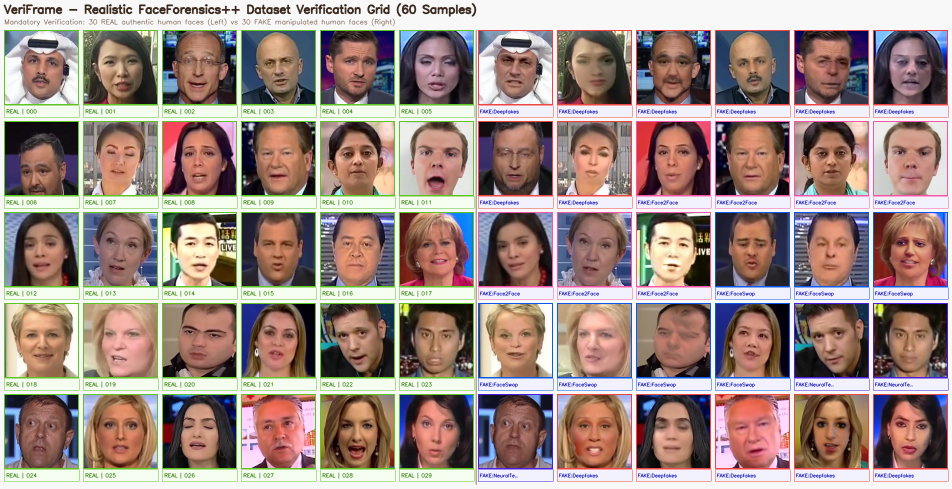
#> input picture data/dataset_verification_grid.png, 1904 x 978 px (shown at 1/2 size)
$ python -i face_extraction.py   (imports and definitions only)
#> lines starting #> are read from the running program, lines starting #| are printed output that depends on the picture
#> further down, picture is the input picture: shape (978, 1904, 3); mean B, G, R 133.8, 139.3, 159
"""
Face Detection and Extraction Module
====================================
Detects and crops facial regions from video frames using OpenCV.

Features:
- Offline OpenCV Haar-Cascade detector (guaranteed available).
- Configurable bounding box padding to capture facial boundaries.
- Graceful handling of frames with 0 faces or multiple faces.
- Preservation of original video IDs, frame indices and class labels.
- Logging and tracking of extraction statistics and failures.
"""

import logging
from dataclasses import dataclass
from pathlib import Path
from typing import List, Optional, Tuple

import cv2
import numpy as np

from src.config import (
    FACE_MIN_SIZE,
    FACE_PADDING_RATIO,
    IMAGE_SIZE,
)

logger = logging.getLogger(__name__)


@dataclass
class FaceCropResult:
    """Stores the result of a face detection attempt."""

    success: bool
    face_image: Optional[np.ndarray] = None
    bbox: Optional[Tuple[int, int, int, int]] = None  # (x, y, w, h)
    confidence: float = 1.0
    error_reason: Optional[str] = None


class FaceExtractor:
    """Detects, crops and saves facial regions from video frames."""

    def __init__(
        self,
        padding_ratio: float = FACE_PADDING_RATIO,
        min_size: Tuple[int, int] = FACE_MIN_SIZE,
        cascade_path: Optional[str] = None,
    ):
        self.padding_ratio = padding_ratio
        self.min_size = min_size

        # Load OpenCV's built-in frontal face Haar Cascade
        if cascade_path is None:
            cascade_path = cv2.data.haarcascades + "haarcascade_frontalface_default.xml"

        self.face_cascade = cv2.CascadeClassifier(cascade_path)
        if self.face_cascade.empty():
            logger.error("Failed to load Haar Cascade from: %s", cascade_path)
            raise RuntimeError(f"Could not load face cascade from {cascade_path}")

    def detect_faces(self, frame: np.ndarray) -> List[Tuple[int, int, int, int]]:
        """
        Detect face bounding boxes in a single frame.
        Returns a list of (x, y, w, h) bounding boxes.
        """
        if frame is None or frame.size == 0:
            return []

        # Convert to grayscale for Haar detection
        if len(frame.shape) == 3 and frame.shape[2] == 3:
            gray = cv2.cvtColor(frame, cv2.COLOR_BGR2GRAY)
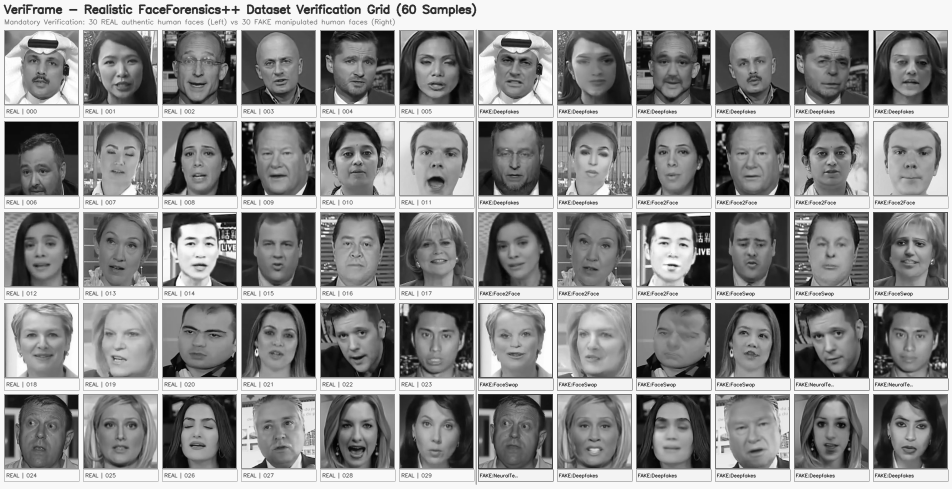
#> gray: shape (978, 1904) (shown at 1/2 size); min 0, max 255, mean 144.6
        else:
            gray = frame

        # Equalize histogram for contrast enhancement
        gray = cv2.equalizeHist(gray)
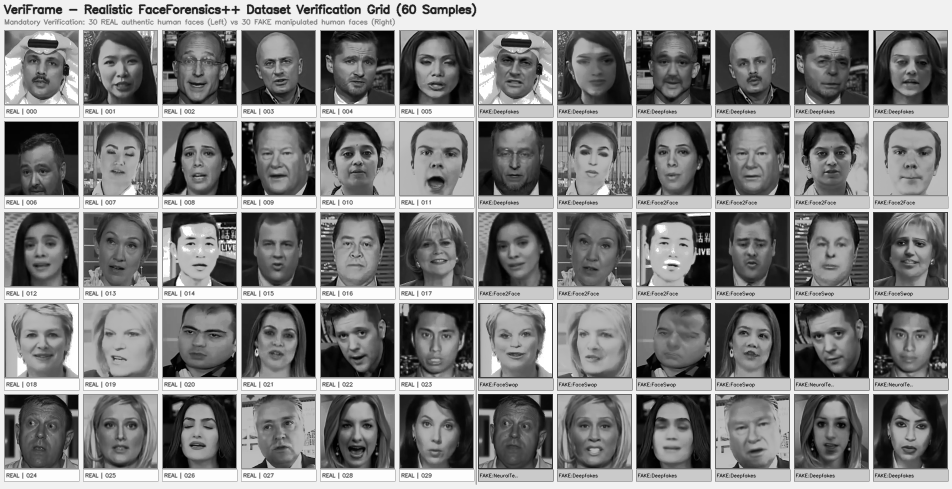
#> gray: shape (978, 1904) (shown at 1/2 size); min 0, max 255, mean 131.3

        faces = self.face_cascade.detectMultiScale(
            gray,
            scaleFactor=1.1,
            minNeighbors=5,
            minSize=self.min_size,
            flags=cv2.CASCADE_SCALE_IMAGE,
        )
#> faces = 59 rows, first 6: [505, 84, 104, 104], [1614, 84, 102, 102], [818, 81, 109, 109], [1452, 84, 104, 104], [1293, 263, 106, 106], [500, 263, 109, 109]

        return [tuple(map(int, box)) for box in faces]

    # [96 lines left out: functions crop_face_with_padding, extract_face, extract_and_save, not called in this run]

>>> import cv2
>>> picture = cv2.imread('../data/dataset_verification_grid.png')
>>> result = FaceExtractor().detect_faces(picture)
#> result = 59 items, first 6: (505, 84, 104, 104), (1614, 84, 102, 102), (818, 81, 109, 109), (1452, 84, 104, 104), (1293, 263, 106, 106), (500, 263, 109, 109)
